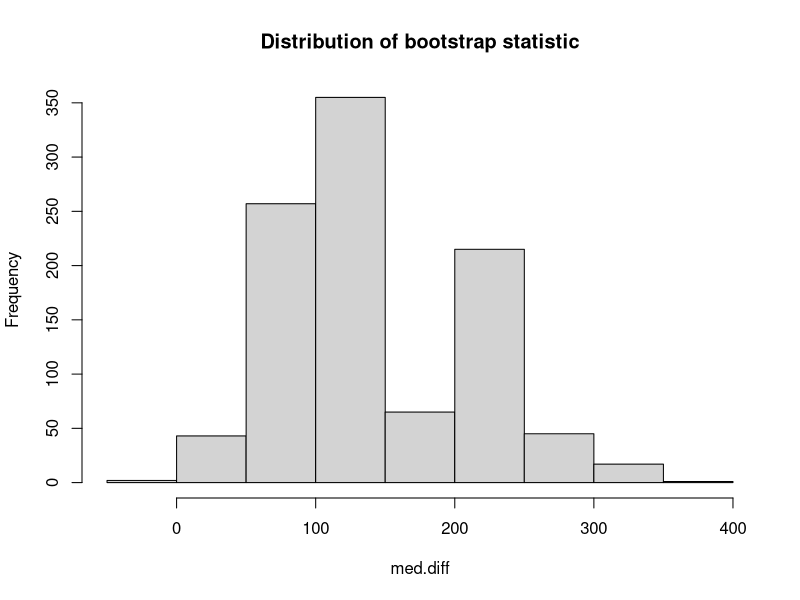
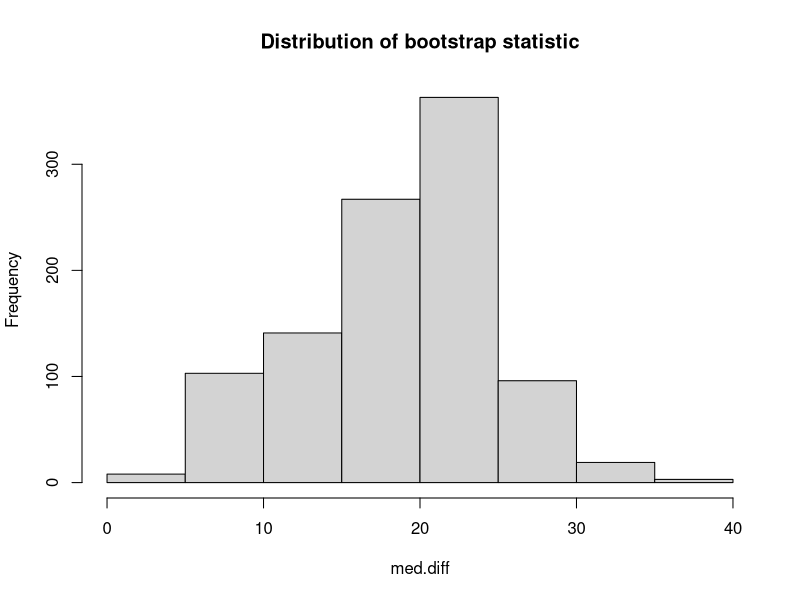
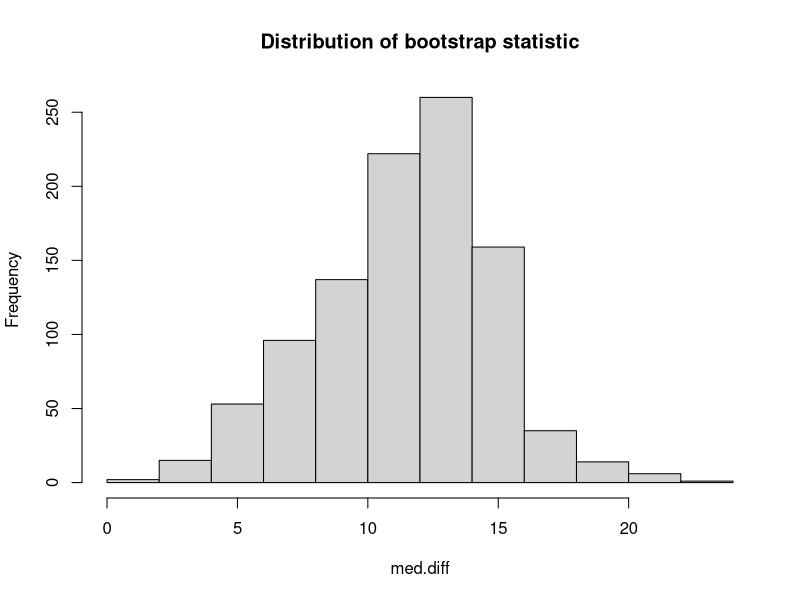
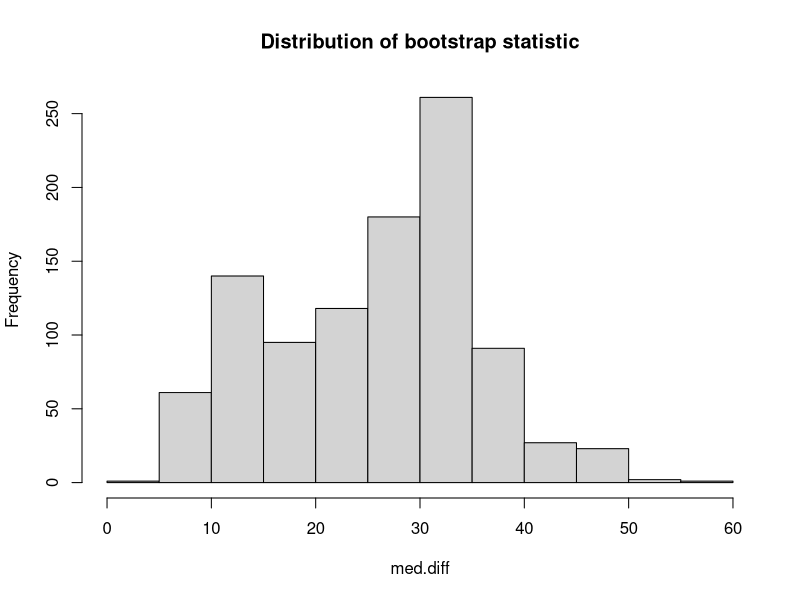

Source code (R) for these figures, in order:
#-----------------------------------------------------------------
# Author: Amrit Tiwana
# Last updated: 2023-11-13
# What: bootstrap
#----------------------------------------------------------------

library(here)
library(tidyverse)
#install.packages("boot")
library(boot)
library(kableExtra)

data <- read.csv(here("data", "finaldata.csv"), header = TRUE)

# Compute the 95% bootstrap confidence intervals for the differences in medians of
# Infant mortality
# Under-5 mortality
# Neonatal mortality
# by armed conflict.
# Interpret the your findings.

#-----------------------------------------------------------------
# Maternal Mortality
#-----------------------------------------------------------------

data2017 <- data %>%
  filter(year == 2017) %>%
  drop_na(matmor)

data2017 |>
  group_by(armconflict) |>
  summarise(n = n(),
            median.matmor = median(matmor, na.rm = T))

matmor.arm1 <- data |>
  dplyr::filter(year == 2017 & !is.na(matmor) & armconflict == 1) |>
  dplyr::select(ISO, matmor)
matmor.arm0 <- data |>
  dplyr::filter(year == 2017 & !is.na(matmor) & armconflict == 0) |>
  dplyr::select(ISO, matmor)
B <- 1000
med.diff <- rep(NA, B)
for(b in 1:B){
  resamp.arm1 <- matmor.arm1[sample(nrow(matmor.arm1), size = nrow(matmor.arm1), replace = TRUE),]
  resamp.arm0 <- matmor.arm0[sample(nrow(matmor.arm0), size = nrow(matmor.arm0), replace = TRUE),]
  med.diff[b] <- median(resamp.arm1$matmor) - median(resamp.arm0$matmor)
}
head(resamp.arm1, 12)

hist(med.diff, main = "Distribution of bootstrap statistic")

getmeddiff <- function(data, indices) {
  sample_data <- data[indices, ]
  group_meds <- tapply(sample_data$matmor, sample_data$armconflict, FUN = median)
  meddiff <- group_meds[2] - group_meds[1]
  return(meddiff)
}

bootout.mat <- boot(data2017, statistic = getmeddiff, strata = data2017$armconflict, R = 1000)
bootout.mat

bootout.mat$t0
head(bootout.mat$t)
sd(bootout.mat$t)

boot.ci(boot.out = bootout.mat, conf = 0.95, type = c("bca"))


#-----------------------------------------------------------------
# Infant Mortality
#-----------------------------------------------------------------

data2017 <- data %>%
  filter(year == 2017) %>%
  drop_na(infantmor)

data2017 |>
  group_by(armconflict) |>
  summarise(n = n(),
            median.infantmor = median(infantmor, na.rm = T))

infantmor.arm1 <- data |>
  dplyr::filter(year == 2017 & !is.na(infantmor) & armconflict == 1) |>
  dplyr::select(ISO, infantmor)
infantmor.arm0 <- data |>
  dplyr::filter(year == 2017 & !is.na(infantmor) & armconflict == 0) |>
  dplyr::select(ISO, infantmor)
B <- 1000
med.diff <- rep(NA, B)
for(b in 1:B){
  resamp.arm1 <- infantmor.arm1[sample(nrow(infantmor.arm1), size = nrow(infantmor.arm1), replace = TRUE),]
  resamp.arm0 <- infantmor.arm0[sample(nrow(infantmor.arm0), size = nrow(infantmor.arm0), replace = TRUE),]
  med.diff[b] <- median(resamp.arm1$infantmor) - median(resamp.arm0$infantmor)
}
head(resamp.arm1, 12)

hist(med.diff, main = "Distribution of bootstrap statistic")

getmeddiff <- function(data, indices) {
  sample_data <- data[indices, ]
  group_meds <- tapply(sample_data$infantmor, sample_data$armconflict, FUN = median)
  meddiff <- group_meds[2] - group_meds[1]
  return(meddiff)
}

bootout.infant <- boot(data2017, statistic = getmeddiff, strata = data2017$armconflict, R = 1000)
bootout.infant

bootout.infant$t0
head(bootout.infant$t)
sd(bootout.infant$t)

boot.ci(boot.out = bootout.infant, conf = 0.95, type = c("bca"))

#-----------------------------------------------------------------
# Neonatal Mortality
#-----------------------------------------------------------------

data2017 <- data %>%
  filter(year == 2017) %>%
  drop_na(neonatmor)

data2017 |>
  group_by(armconflict) |>
  summarise(n = n(),
            median.neonatmor = median(neonatmor, na.rm = T))

neonatmor.arm1 <- data |>
  dplyr::filter(year == 2017 & !is.na(neonatmor) & armconflict == 1) |>
  dplyr::select(ISO, neonatmor)
neonatmor.arm0 <- data |>
  dplyr::filter(year == 2017 & !is.na(neonatmor) & armconflict == 0) |>
  dplyr::select(ISO, neonatmor)
B <- 1000
med.diff <- rep(NA, B)
for(b in 1:B){
  resamp.arm1 <- neonatmor.arm1[sample(nrow(neonatmor.arm1), size = nrow(neonatmor.arm1), replace = TRUE),]
  resamp.arm0 <- neonatmor.arm0[sample(nrow(neonatmor.arm0), size = nrow(neonatmor.arm0), replace = TRUE),]
  med.diff[b] <- median(resamp.arm1$neonatmor) - median(resamp.arm0$neonatmor)
}
head(resamp.arm1, 12)

hist(med.diff, main = "Distribution of bootstrap statistic")

getmeddiff <- function(data, indices) {
  sample_data <- data[indices, ]
  group_meds <- tapply(sample_data$neonatmor, sample_data$armconflict, FUN = median)
  meddiff <- group_meds[2] - group_meds[1]
  return(meddiff)
}

bootout.neonat <- boot(data2017, statistic = getmeddiff, strata = data2017$armconflict, R = 1000)
bootout.neonat

bootout.neonat$t0
head(bootout.neonat$t)
sd(bootout.neonat$t)

boot.ci(boot.out = bootout.neonat, conf = 0.95, type = c("bca"))

#-----------------------------------------------------------------
# Under 5 Mortality
#-----------------------------------------------------------------

data2017 <- data %>%
  filter(year == 2017) %>%
  drop_na(under5mor)

data2017 |>
  group_by(armconflict) |>
  summarise(n = n(),
            median.under5mor = median(under5mor, na.rm = T))

under5mor.arm1 <- data |>
  dplyr::filter(year == 2017 & !is.na(under5mor) & armconflict == 1) |>
  dplyr::select(ISO, under5mor)
under5mor.arm0 <- data |>
  dplyr::filter(year == 2017 & !is.na(under5mor) & armconflict == 0) |>
  dplyr::select(ISO, under5mor)
B <- 1000
med.diff <- rep(NA, B)
for(b in 1:B){
  resamp.arm1 <- under5mor.arm1[sample(nrow(under5mor.arm1), size = nrow(under5mor.arm1), replace = TRUE),]
  resamp.arm0 <- under5mor.arm0[sample(nrow(under5mor.arm0), size = nrow(under5mor.arm0), replace = TRUE),]
  med.diff[b] <- median(resamp.arm1$under5mor) - median(resamp.arm0$under5mor)
}
head(resamp.arm1, 12)

hist(med.diff, main = "Distribution of bootstrap statistic")

getmeddiff <- function(data, indices) {
  sample_data <- data[indices, ]
  group_meds <- tapply(sample_data$under5mor, sample_data$armconflict, FUN = median)
  meddiff <- group_meds[2] - group_meds[1]
  return(meddiff)
}

bootout.under5 <- boot(data2017, statistic = getmeddiff, strata = data2017$armconflict, R = 1000)
bootout.under5

bootout.under5$t0
head(bootout.under5$t)
sd(bootout.under5$t)

boot.ci(boot.out = bootout.under5, conf = 0.95, type = c("bca"))

#-----------------------------------------------------------------
# Create table 
#-----------------------------------------------------------------

mat_results <- data.frame(
  variable = "Maternal Mortality (N = 185)", 
  median_difference = bootout.mat$t0,
  ci_lower = boot.ci(boot.out = bootout.mat, cont = 0.95, type = c("bca"))$bca[4],
  ci_upper = boot.ci(boot.out = bootout.mat, cont = 0.95, type = c("bca"))$bca[5]
)

infant_results <- data.frame(
  variable = "Infant Mortality (N = 185)", 
  median_difference = bootout.infant$t0,
  ci_lower = boot.ci(boot.out = bootout.infant, cont = 0.95, type = c("bca"))$bca[4],
  ci_upper = boot.ci(boot.out = bootout.infant, cont = 0.95, type = c("bca"))$bca[5]
)

neonat_results <- data.frame(
  variable = "Neonatal Mortality (N = 185)", 
  median_difference = bootout.neonat$t0,
  ci_lower = boot.ci(boot.out = bootout.neonat, cont = 0.95, type = c("bca"))$bca[4],
  ci_upper = boot.ci(boot.out = bootout.neonat, cont = 0.95, type = c("bca"))$bca[5]
)

under5_results <- data.frame(
  variable = "Under 5 Mortality (N = 185)", 
  median_difference = bootout.under5$t0,
  ci_lower = boot.ci(boot.out = bootout.under5, cont = 0.95, type = c("bca"))$bca[4],
  ci_upper = boot.ci(boot.out = bootout.under5, cont = 0.95, type = c("bca"))$bca[5]
)

results <- bind_rows(mat_results, infant_results, neonat_results, under5_results)
print(results)
